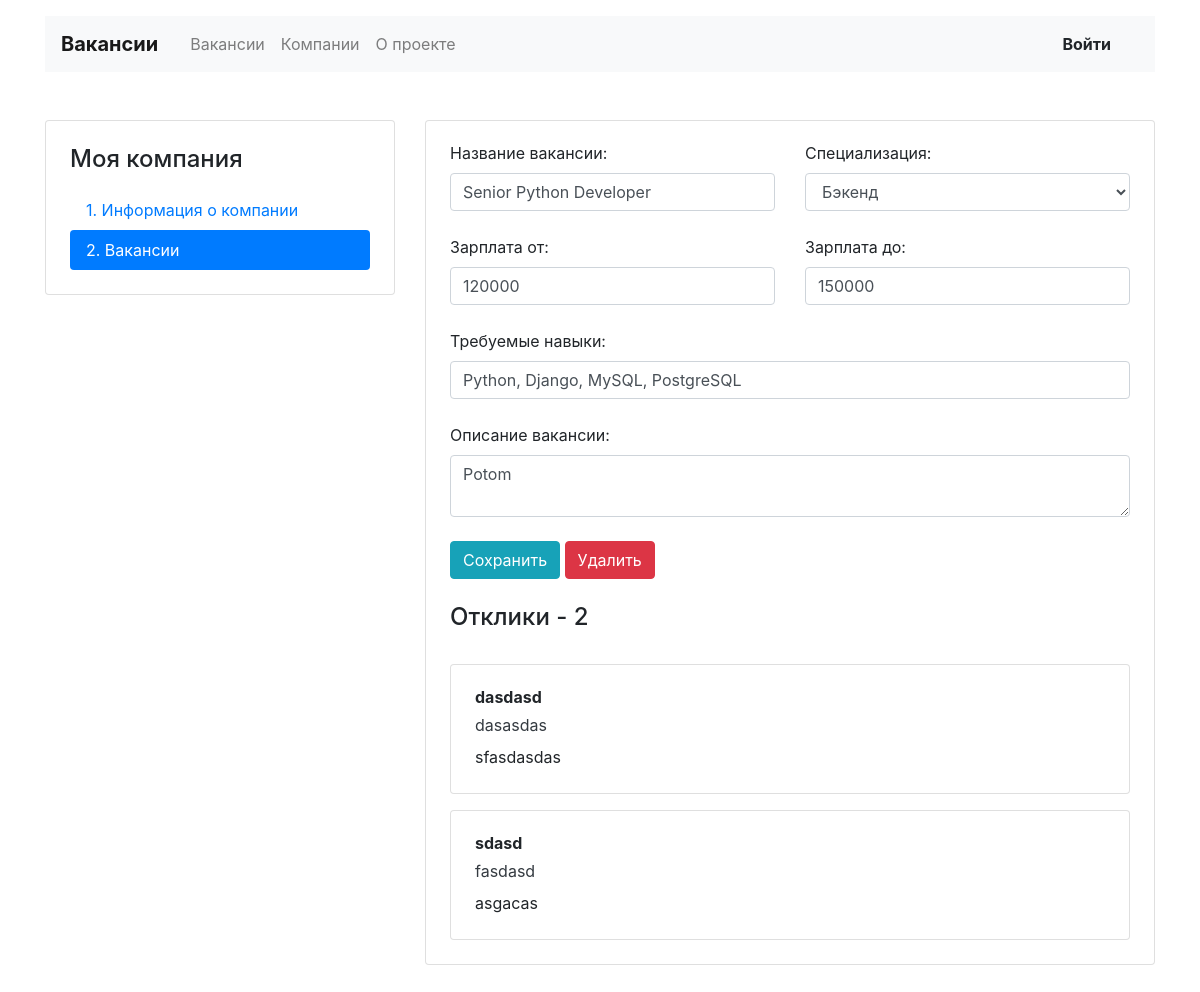
Before: /mycompany/vacancies/6/edit with the older database file.
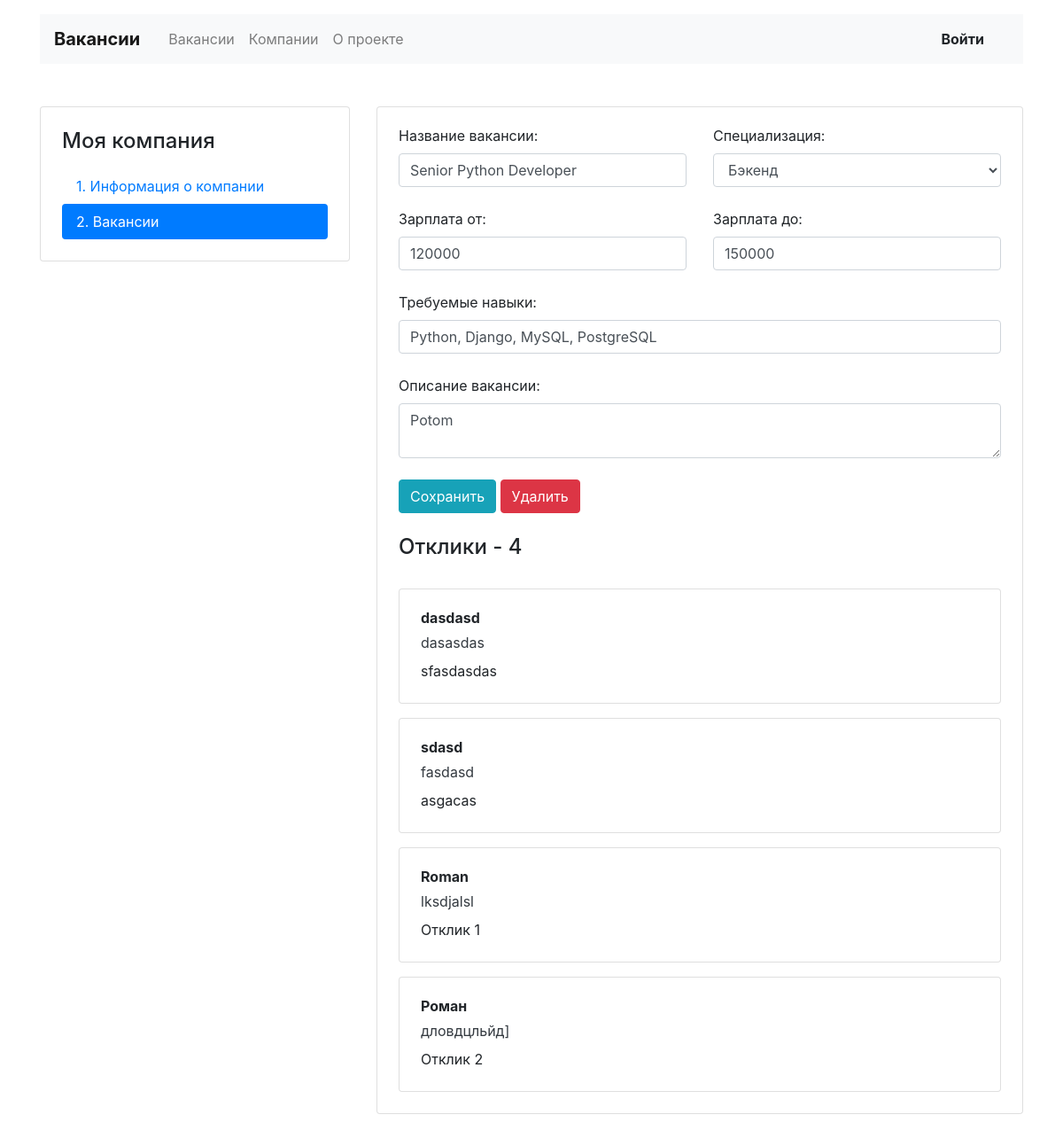
After: the same page with the newer database file.
### vacancies/models.py (models this page shows, shortened)
class Vacancy(models.Model):
    title = models.CharField(max_length=120)
    specialty = models.ForeignKey(Specialty, on_delete=models.CASCADE, related_name='vacancies',
                                  verbose_name='Специализация')
    company = models.ForeignKey(Company, on_delete=models.CASCADE, related_name='vacancies')
    skills = models.CharField(max_length=155, verbose_name='Требуемые навыки')
    description = models.TextField(verbose_name='Описание вакансии')
    salary_min = models.IntegerField(verbose_name='Зарплата от')
    salary_max = models.IntegerField(verbose_name='Зарплата до')
    published_at = models.DateField(auto_now=True)

class Application(models.Model):
    written_username = models.CharField(max_length=100)
    written_phone = models.CharField(max_length=20)
    written_cover_letter = models.CharField(max_length=300)
    vacancy = models.ForeignKey(Vacancy, on_delete=models.CASCADE, related_name="applications")
    user = models.ForeignKey(User, on_delete=models.CASCADE, related_name="applications")

### vacancies/views.py (the view, shortened to what this page needs)
# urls.py: path('mycompany/vacancies/<int:pk>/edit', EditVacancyView.as_view(), name='vacancy_edit'),
class EditVacancyView(View):
    form_class = MyVacancyForm()
    for field in form_class.base_fields:
        form_class.base_fields[field].widget.attrs = {'class': 'form-control'}
    template_name = 'vacancies/vacancy_edit.html'
    context = {}
    context['title'] = "Редактировать вакансию | Джуманджи"
    def get(self, request, pk):
        vacancy = Vacancy.objects.filter(id=pk).first()
        form = MyVacancyForm()
        form.fields['title'].initial = vacancy.title
        form.fields['specialty'].initial = vacancy.specialty
        form.fields['description'].initial = vacancy.description
        form.fields['skills'].initial = vacancy.skills
        form.fields['salary_min'].initial = vacancy.salary_min
        form.fields['salary_max'].initial = vacancy.salary_max
        form.save(commit=False)
        self.context['form'] = form
        self.context['vacancy'] = vacancy
        print(vacancy.applications)
        return render(request, template_name=self.template_name, context=self.context)

### vacancies/forms.py
class MyVacancyForm(ModelForm):
    title = forms.CharField(max_length=120, label='Название вакансии', initial='Новая вакансия')
    class Meta:
        model = Vacancy
        fields = ['title', 'skills', 'description', 'salary_min', 'salary_max', 'specialty']

### vacancies/models.py (called while the page is built)
    def __str__(self):
        return self.title

### vacancies/templates/vacancies/vacancy_edit.html (shortened to what this page needs)
{% extends 'base.html' %}
{% block content %}
  <main class="container mt-3 pb-5">
    <div class="row mt-5">
            {% include 'vacancies/my_company.html' %}
      <div class="col-12 col-lg-8">
        <div class="card">
          <div class="card-body px-4 pb-4 tab-content">
            <section>
              <form action="" method="post">{% csrf_token %}
                <div class="row">
                  <div class="col-12 col-md-6">
                    <div class="form-group pb-2">
                        {{ form.title.label_tag }}
                        {{ form.title }}
                    </div>
                  </div>
                  <div class="col-12 col-md-6">
                    <div class="form-group pb-2">
                        {{ form.specialty.label_tag }}
                        {{ form.specialty }}
                    </div>
                  </div>
                </div>
                <div class="row">
                  <div class="col-12 col-md-6">
                    <div class="form-group pb-2">
                        {{ form.salary_min.label_tag }}
                        {{ form.salary_min }}
                    </div>
                  </div>
                  <div class="col-12 col-md-6">
                    <div class="form-group pb-2">
                      {{ form.salary_max.label_tag }}
                      {{ form.salary_max }}
                    </div>
                  </div>
                </div>
                <div class="form-group pb-2">
                    {{ form.skills.label_tag }}
                    {{ form.skills }}
                </div>
                <div class="form-group pb-2">
                    {{ form.description.label_tag }}
                    {{ form.description }}
                </div>
                <div class="form-group">
                  <input type="submit" class="btn btn-info" value="Сохранить">
                    {% url 'vacancy_edit' pk=vacancy.id as endpoint %}
                    {% if endpoint == request.path %}
                    <a class="btn btn-danger" href="{% url 'vacancy_delete' pk=vacancy.id %}" role="button">Удалить</a>
                    {% endif %}
                </div>
              </form>
            {% if vacancy.applications %}
              <h2 class="h4 pt-2 pb-3">Отклики - {{ vacancy.applications.count }}</h2>
            {% for app in vacancy.applications.all %}
              <div class="card mt-3">
                <div class="card-body px-4">
                  <p class="mb-1 font-weight-bold">{{ app.written_username }}</p>
                  <p class="mb-2"><a href="tel:+{{ app.written_phone }}" class="text-dark">{{ app.written_phone }}</a></p>
                  <p class="mb-1">{{ app.written_cover_letter }}</p>
                </div>
              </div>
            {% endfor %}
            {% endif %}
            </section>
          </div>
        </div>
      </div>
    </div>
  </main>
{% endblock %}

Changed rows visible on the page:
computed for Vacancy "Senior Python Developer": applications.count "2" → "4"
added Application: written_username "Roman", written_phone "lksdjalsl", written_cover_letter "Отклик 1"
added Application: written_username "Роман", written_phone "дловдцльйд]", written_cover_letter "Отклик 2"
